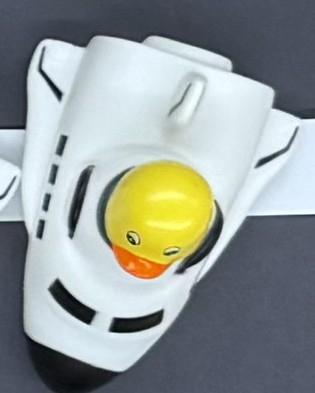
#> input picture training_images/ducky.jpg, 315 x 393 px
$ python -i main.py   (imports and definitions only)
#> lines starting #> are read from the running program, lines starting #| are printed output that depends on the picture
### field_detection.py
import math
import cv2 as cv
import numpy as np
from pathlib import Path
import os
import shelve
import pathlib
import copy

BASE_DIR = Path(__file__).resolve().parent
shelf_path = BASE_DIR / "hsv_filters"

shelf_real = shelve.open(str(shelf_path))
shelf = dict(shelf_real) #copy
shelf_real.close()

orb = cv.ORB_create()
dirname = os.path.dirname(__file__)
train_image = cv.imread(dirname / Path('./training_images/ducky.jpg'))
#> train_image is the input picture: shape (393, 315, 3); mean B, G, R 151.2, 154.3, 146.9

def color_mask(image, filter_name):
#> called with filter_name = 'duck'
    hsv_image = cv.cvtColor(image, cv.COLOR_BGR2HSV)
#> hsv_image: shape (393, 315, 3); mean H, S, V 97.2, 49.2, 164
    filter = shelf[filter_name]
    mask = cv.inRange(hsv_image, np.array(filter[:3]), np.array(filter[3:]))
    return mask

bf = cv.BFMatcher(cv.NORM_HAMMING, crossCheck=True)

def cross(a, b):
    return a[0]*b[1] - a[1]*b[0]

def vec2(a, b):
    return np.array([a, b])

# translated from:
# https://iquilezles.org/articles/ibilinear
# points:
# a ---- b
# |      |
# |  p   |
# |      |
# c------d
# the u axis runs along a-->b, and v runs along b-->c
# returns the uv coordinate of point p
# [30 lines left out: function invBilinear, not called in this run]

# Load images
def duck_color_mask(image):
    yellow = color_mask(image, "duck")

    # lw = np.array([0,0,50])
    # uw = np.array([179,50,255])
    # white = cv.inRange(hsv, lw, uw)

    yellow_image = cv.bitwise_and(image, image, mask=yellow)
    # white_image = cv.bitwise_and(image, image, mask=white)
    res = yellow_image # cv.bitwise_or(yellow_image, white_image)
    return res

train_image_kp, train_image_des = orb.detectAndCompute(cv.cvtColor(duck_color_mask(train_image), cv.COLOR_BGR2GRAY), None)

# [121 lines left out: functions rect_intersection, rect_class_intersection, coordinates_from_rect_classes, get_rect, rects_overlap, find_overlapping_rect and 4 more, not called in this run]

def dist(p1, p2):
    return math.sqrt((p1[0] - p2[0])**2 + (p1[1] - p2[1])**2)

# [72 lines left out: functions recompute_display, highlight_square, not called in this run]

keypoints = {
    "topleft": np.array([-0.22, -0.05]),
    "bottomright": np.array([1.86, 0.91]),
    "bottomleft": np.array([0.79, 1.51]),
    "topright": np.array([0.87, -0.7]),
}
# [9 lines left out: function recover_keypoints, not called in this run]

### main.py
import cv2 as cv
from field_detection import recompute_display, highlight_square, recover_keypoints, dist, hsv_low_blue, hsv_high_blue, hsv_low_green, hsv_high_green
from pathlib import Path
import numpy as np
import math

image_paths = list(Path("downscaled_duck_images").rglob('*'))
image_paths_original_scale = list(Path("cool_duck_images").rglob('*'))
# [2 lines not run here, left out]


current_index = 0
settings_changed = True  # force initial processing
# [2 lines not run here, left out]
display = None

# a map from image name to coordinates
human_field_coordinates = {}
# [7 lines not run here, left out]


def on_slider_change(x=None):
    global settings_changed
    settings_changed = True

def on_image_change(x):
    global current_index, image, settings_changed, original_scale_image
    current_index = x
    image = cv.imread(str(image_paths[current_index]))
    original_scale_image = cv.imread(str(image_paths_original_scale[current_index]))
    settings_changed = True

VEC_SCALE = 100
def on_change_parallel(p):
    p /= VEC_SCALE
    p -= 4
    on_slider_change()

def on_change_perpendicular(p):
    p /= VEC_SCALE
    p -= 4
    on_slider_change()

def label_true_points(true_points, estimated):
    labeled_points = {}
    for key in estimated:
        labeled_points[key] = None
    for tp in true_points:
        best_label = None
        best_distance = math.inf
        for label in estimated:
            d = dist(estimated[label], tp)
            if d < best_distance:
                best_label = label
                best_distance = d
        labeled_points[best_label] = tp
    print(labeled_points)
    return labeled_points

def draw_true_corners(image):
    hsv = cv.cvtColor(image, cv.COLOR_BGR2HSV)
    mask_blue = cv.inRange(hsv, hsv_low_blue, hsv_high_blue)
    filtered_blue = cv.bitwise_and(image, image, mask=mask_blue)
    mask_green = cv.inRange(hsv, hsv_low_green, hsv_high_green)
    filtered_green = cv.bitwise_and(image, image, mask=mask_green)

    processed = image.copy()
    green_center = highlight_square(filtered_green)
    blue_center = highlight_square(filtered_blue)
    corners = recover_keypoints(processed, blue_center, green_center)

    hsv = cv.cvtColor(image, cv.COLOR_BGR2HSV)
    blue_center = highlight_square(filtered_blue)
    corners = recover_keypoints(image, blue_center, green_center)
    true_corners = human_field_coordinates[image_paths_original_scale[current_index].name]
    true_corners = [(point[0]//3, point[1]//3) for point in true_corners]
    thickness = 3
    for point in true_corners:
        cv.circle(image, point, 10, (0, 255, 0), -1)
    labeled_true_corners = label_true_points(true_corners, corners)
    for label in labeled_true_corners:
        cv.line(image, labeled_true_corners[label], corners[label], (0, 255, 0), thickness, cv.LINE_AA)
    distances = [dist(labeled_true_corners[label], corners[label]) for label in ['topleft', 'topright', 'bottomright', 'bottomleft']]
    print(image_paths_original_scale[current_index].name + ":", distances, file=datafile, flush=True)


window_name = "HSV Mask Demo"
# [18 lines not run here, left out]

>>> import cv2
>>> picture = cv2.imread('downscaled_duck_images/IMG_20251101_181840 (1).jpg', cv2.IMREAD_GRAYSCALE)
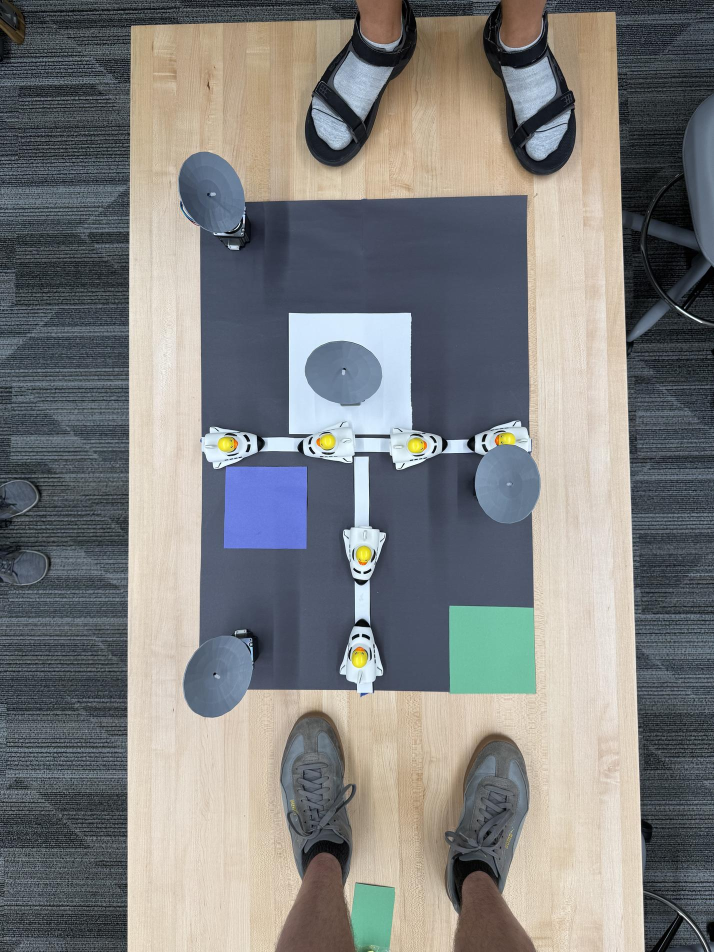
#> input picture downscaled_duck_images/IMG_20251101_181840 (1).jpg, 1428 x 1904 px (shown at 1/2 size)
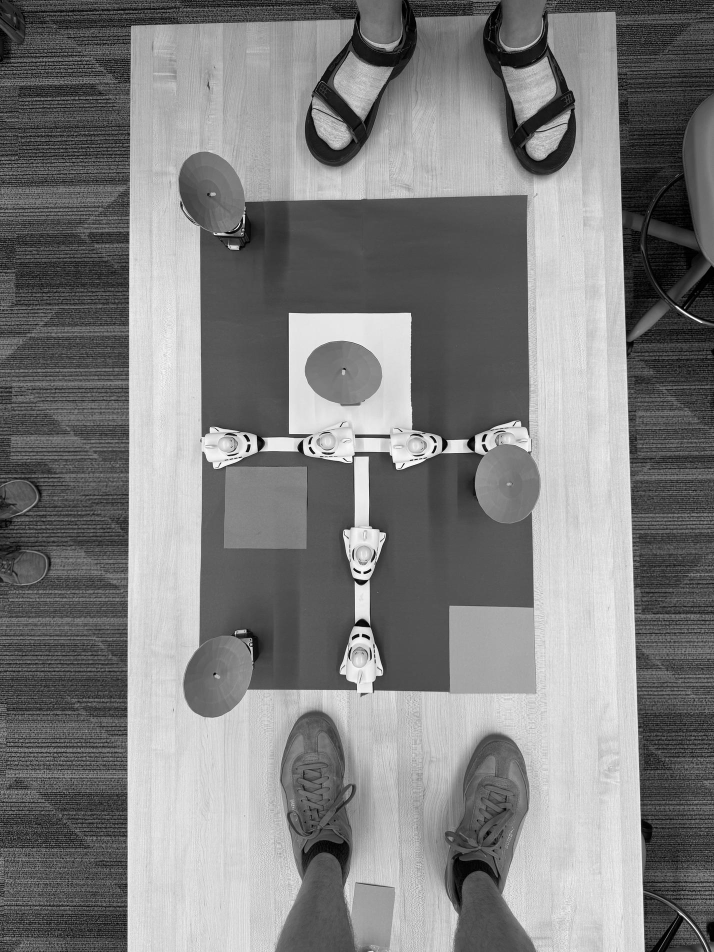
#> picture: shape (1904, 1428) (shown at 1/2 size); min 0, max 255, mean 127.9
#> (the run stopped early here; a loop or call above may not have finished)
